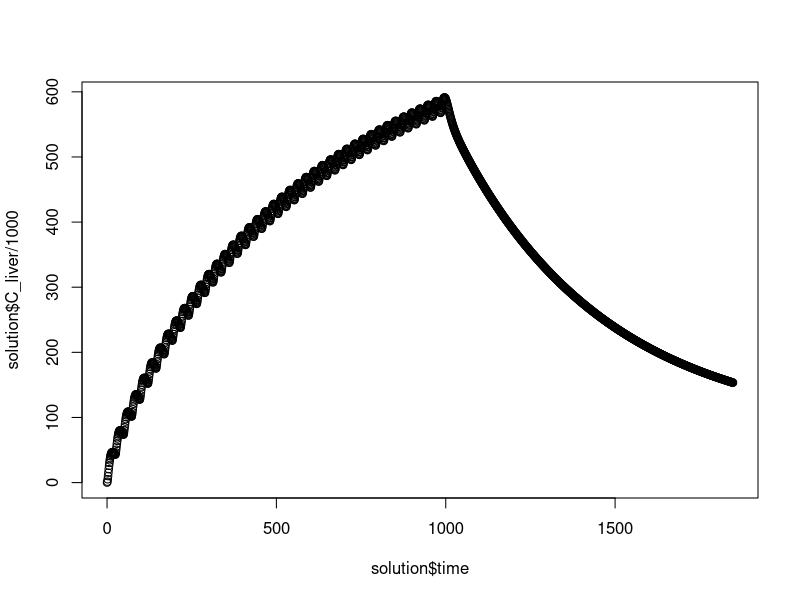
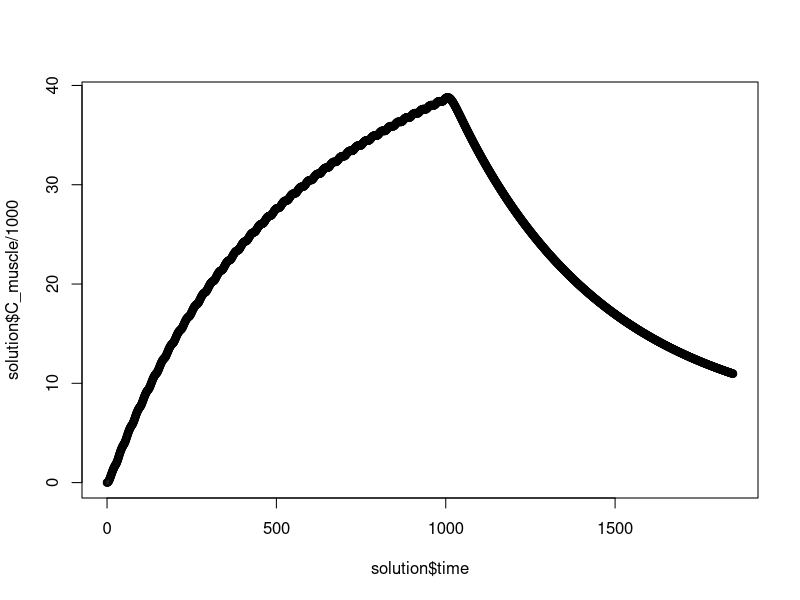
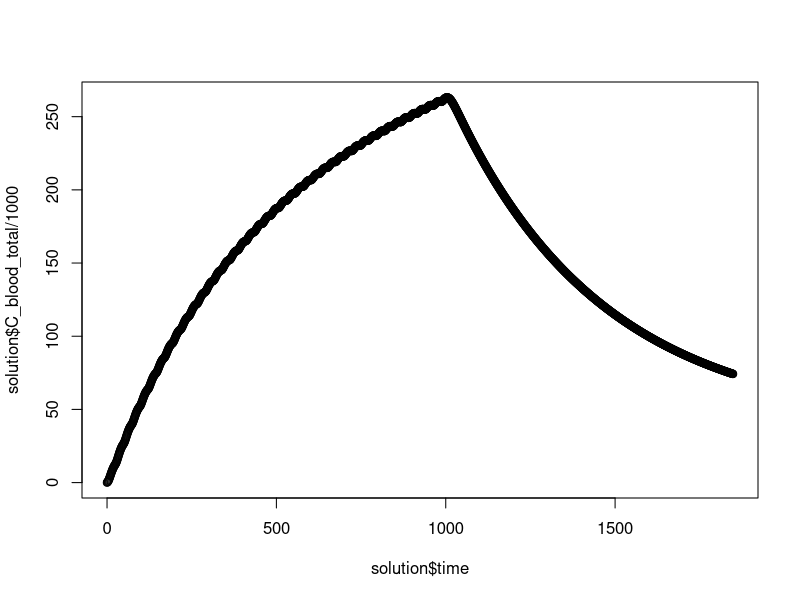
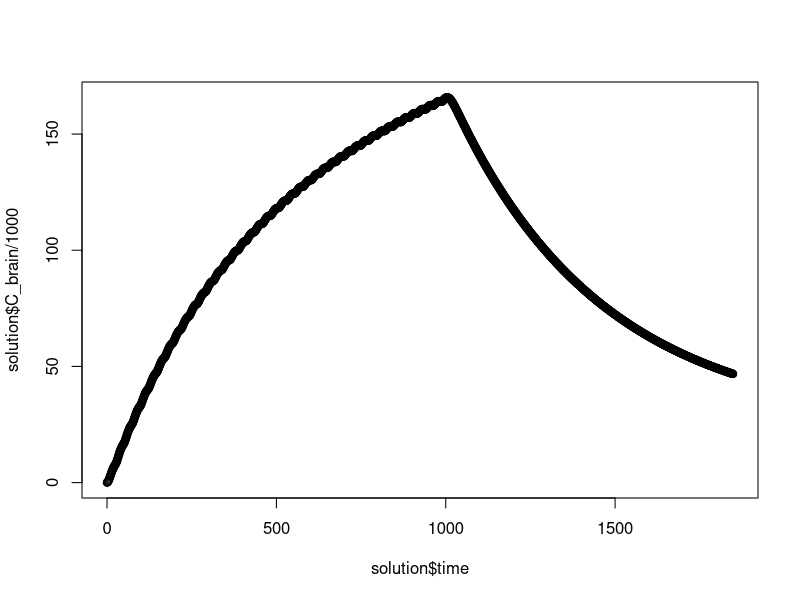
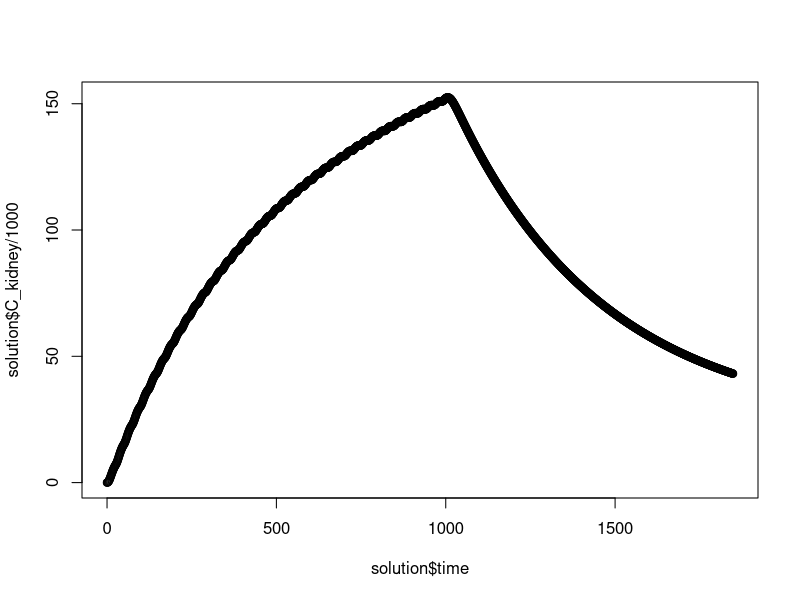
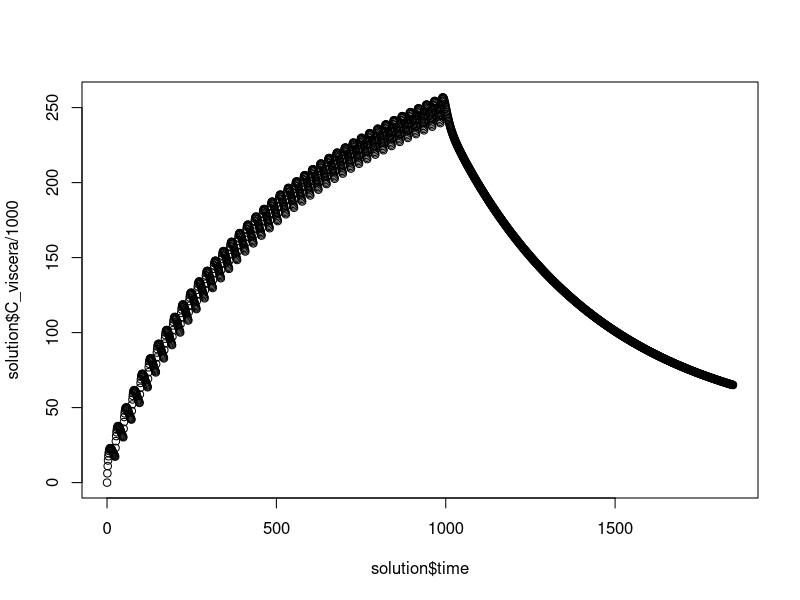

The R source for these figures, in order:
library(deSolve)

create.params <- function(user.input){
  with(as.list(user.input),{
    #============================================
    # Units 
    #============================================
    # Volume           : L 
    # Time             : hours
    # Flow             : L/h
    # Concentration    : ng/kg
    # Masses           : kg
    # Temperature      : C
    # Ventilation rate : L/h
    # VO2		   : mg(O2)/h
    # Cox	           : mg(O2)/L
    # Length           : cm
    # Clearance 	   : L/h
    #============================================
    
    # Plasma fraction 
    #--------------------------------------------
    plasma = 0.7 # Plasmatic fraction = 1 - Haematocrit
    
    # Free fraction in plasma
    #--------------------------------------------
    Free = 0.0315
    
    # Reabsorbed fraction - entero-hepatic cycle 
    #--------------------------------------------
    f_reab = 0.0
    
    # Fraction entrant par les ouies
    #--------------------------------------------
    C_permeab = 1.0
    
    # Biometric data
    #--------------------------------------------
    Lm = 73.91;			# Optimised value RB revision (cm)
    kappa =  0.0096 # Optimised value RB revision (cm/day)
    a_bio = 9.57767e-06 
    b_bio = 3.05088 
    
    # volume scaling factor : fraction of BW
    # sc_organ have been calculated for the 7C experiment fish : mean mass of fish and organ at the start of experiment
    #--------------------------------------------
    sc_blood    = 0.0449 
    sc_liver    = 0.01155	
    sc_muscle   = 0.566	
    sc_skin     = 0.0638
    sc_gill     = 0.0196
    sc_kidney   = 0.01643
    sc_viscera  = 0.0514
    sc_brain    = 0.001
    sc_lumen    = 0.012 #nichols et al., 2004
    
    # Fraction of arterial blood flow
    # frac_organ = %blood_flow_rate * Qc / organ_weight
    #--------------------------------------------
    frac_liver    = 0.0035		#Barron et al., 1987, 18C
    frac_muscle_ref   = 0.655	#Barron et al., 1987, 18C
    frac_skin      = 0.0728		#Nichols et al., 1996
    frac_gill      = 0.0021		#Barron et al., 1987, 18C
    frac_kidney    = 0.0712		#Barron et al., 1987, 18C
    frac_viscera   = 0.069		#Barron et al., 1987, 18C
    frac_brain     = 0.055		#Pery et al., 2014
    frac_carcass = 1 - (frac_liver+ frac_muscle_ref + frac_skin  + frac_gill + frac_kidney+ frac_viscera  + frac_brain)
    
    #--------------------------------------------
    a = 0.6	# Muscle fraction of flow to the kidney (Nichols et al., 1990)
    b = 0.9	# Skin fraction of flow to the kidney  (Nichols et al., 1996)
    
    # Partition coefficient  
    #--------------------------------------------
    PC_liver_ref = 2.05	
    PC_muscle_ref = 0.15	
    PC_skin      = 0.289531 
    PC_gill      = 0.355483 
    PC_kidney    = 0.58
    PC_viscera   = 0.87
    PC_brain     = 0.63
    PC_carcass   = 0.00129
    
    PC_blood_water_ref = 4239.0
    
    # Rate constants (absorption and elimination) 
    #--------------------------------------------
    Ku_ref 	 =  0.07	
    Cl_urine_ref =  0.0000179 #Consoer et al., 2016 - BW_urine_ref = 1.037 ;# Kg 
    Cl_feces_ref =  0.00019
    Cl_bile_ref  =  0.00083
    
    # Physico-chemical parameters 
    #--------------------------------------------
    T_ref = 291.75 
    TA_VO2 = 6930
    TA_Qc = 6930
    TA_perf = 6930
    TA_PC = 5664
    TA_ku = 5423
    TA_clearance = 8267
    
    
    VO2_ref = 135.8	# mgO2/h/kg Elliott 1969 - 3.26 mgO2/d/g --> 3.26/24*1000 = 135.8 mgO2/h/kg
    BW_VO2_ref = 1.0 
    T_VO2_ref = 283.15
    
    Qc_ref     = 1.188   	# Barron et al., 1987 - 12C : Qc = 19.8 mL/min/kg --> 38.7*60/1000 L/h/kg
    BW_Qc_ref  = 0.2701  	# kg 
    T_Qc_ref   = 279.15  	# Kelvin
    
    return(list('L0'=L0, 'Texp'=Texp, 'Cox'=Cox, 'Concentration_water'=Concentration_water,
                'admin.dose_dietary'=admin.dose_dietary, 'admin.time_dietary'=admin.time_dietary,
                'plasma'=plasma, 'Free'=Free, 'f_reab'=f_reab, 'C_permeab'=C_permeab,
                'Lm'=Lm, 'kappa'=kappa, 'a_bio'=a_bio, 'b_bio'=b_bio, 'f'=f, 
                'sc_blood'=sc_blood, 'sc_liver'=sc_liver, 'sc_muscle'=sc_muscle,
                'sc_skin'=sc_skin, 'sc_gill'=sc_gill, 'sc_kidney'=sc_kidney,
                'sc_viscera'=sc_viscera, 'sc_brain'=sc_brain, 'sc_lumen'=sc_lumen,
                'frac_liver'=frac_liver, 'frac_muscle_ref'=frac_muscle_ref,
                'frac_skin'=frac_skin, 'frac_gill'=frac_gill, 'frac_kidney'=frac_kidney,
                'frac_viscera'=frac_viscera, 'frac_brain'=frac_brain, 'frac_carcass'=frac_carcass,
                'a'=a, 'b'=b, 'PC_liver_ref'=PC_liver_ref, 'PC_muscle_ref'=PC_muscle_ref,
                'PC_skin'=PC_skin, 'PC_gill'=PC_gill, 'PC_kidney'=PC_kidney, 
                'PC_viscera'=PC_viscera, 'PC_brain'=PC_brain, 'PC_carcass'=PC_carcass,
                'PC_blood_water_ref'=PC_blood_water_ref, 'Ku_ref'=Ku_ref, 
                'Cl_urine_ref'=Cl_urine_ref, 'Cl_feces_ref'=Cl_feces_ref,
                'Cl_bile_ref'=Cl_bile_ref, 'T_ref'=T_ref, 'TA_VO2'=TA_VO2,
                'TA_Qc'=TA_Qc, 'TA_perf'=TA_perf, 'TA_PC'=TA_PC, 'TA_ku'=TA_ku,
                'TA_clearance'=TA_clearance, 'VO2_ref'=VO2_ref, 'BW_VO2_ref'=BW_VO2_ref,
                'T_VO2_ref'=T_VO2_ref, 'Qc_ref'=Qc_ref, 'BW_Qc_ref'=BW_Qc_ref, 
                'T_Qc_ref'=T_Qc_ref))
  })
}

create.inits <- function(parameters){
  with(as.list(parameters),{
    Qadmin_water=0; Qadmin_food=0; 
    L = L0; Q_lumen_1 = 0; Q_lumen_2 = 0; Q_art= 0; Q_ven= 0; Q_liver= 0;
    Q_muscle= 0; Q_brain= 0; Q_viscera= 0; Q_kidney= 0; Q_skin= 0;
    Q_gill= 0; Q_carcass= 0; Qexcret_gill= 0; Qexcret_bile= 0; Qexcret_urine= 0;
    Qexcret_feces<-0
    
    return(c('Qadmin_food'=Qadmin_food, 'Qadmin_water'=Qadmin_water,
             'L'=L, 'Q_lumen_1'=Q_lumen_1, 'Q_lumen_2'=Q_lumen_2,
             'Q_art'=Q_art, 'Q_ven'=Q_ven, 'Q_liver'=Q_liver,
             'Q_muscle'=Q_muscle, 'Q_brain'=Q_brain, 'Q_viscera'=Q_viscera,
             'Q_kidney'=Q_kidney, 'Q_skin'=Q_skin, 'Q_gill'=Q_gill,
             'Q_carcass'=Q_carcass, 'Qexcret_gill'=Qexcret_gill,
             'Qexcret_bile'=Qexcret_bile, 'Qexcret_urine'=Qexcret_urine,
             'Qexcret_feces'=Qexcret_feces))
  })
}

create.events <- function(parameters){
  with(as.list(parameters),{
    
    # Calculate number of administrated doses and corresponding administration time
    ldose_dietary <- length(admin.dose_dietary)
    ltimes_dietary <- length(admin.time_dietary)
    # If not equal, then stop 
    if (ltimes_dietary != ldose_dietary){
      stop("The times of administration should be equal in number to the doses")
    }else{
      events <- data.frame(var = c(rep(c('Q_lumen_1', 'Qadmin_food'), ltimes_dietary)), 
                           time = sort(rep(admin.time_dietary,2)),
                           value = sort(rep(admin.dose_dietary,2)),
                           method = 'add')
    }
    
    #events <- events[order(events$time),] 
    return(list(data=events))
  })
}

ode.func <- function(time, inits, params){
  with(as.list(c(inits, params)),{
    # Arrhenius physiological processes
    KT_VO2= exp((TA_VO2/T_VO2_ref) - (TA_VO2/Texp))
    KT_Qc = exp((TA_Qc/T_Qc_ref)-(TA_Qc/Texp))
    KT_PC = exp((TA_PC/T_ref)-(TA_PC/Texp))
    KT_ku = exp((TA_ku/T_ref)-(TA_ku/Texp))
    KT_clearance = exp((TA_clearance/T_ref)-(TA_clearance/Texp))
    
    # Body weight - kg
    BW <- a_bio*L^b_bio
    
    KT = exp((TA_perf/T_ref)-(TA_perf/Texp)) ; 	
    frac_muscle   = frac_muscle_ref * KT ;		# KT : effect of temperature
    Delta_muscle = frac_muscle_ref * (1-KT) ;
    
    a_liver = frac_liver /(1 -frac_muscle_ref)		# 1 = sum of frac_i
    a_skin = frac_skin /(1 -frac_muscle_ref)
    a_gill = frac_gill /(1 -frac_muscle_ref)
    a_kidney = frac_kidney /(1 -frac_muscle_ref)
    a_viscera = frac_viscera/(1 -frac_muscle_ref)
    a_brain = frac_brain /(1 -frac_muscle_ref)
    a_carcass = frac_carcass /(1 -frac_muscle_ref)
    
    #Volumes (L or Kg) of the organs changing with the time
    # Organ density considered equal to 1 (Kg/L)
    #--------------------------------------------
    V_art = sc_blood * BW  * 1/3.0 * plasma  # Kg
    V_ven = sc_blood * BW  * 2/3.0 * plasma 
    
    V_liver = sc_liver * BW 
    V_muscle = sc_muscle * BW 
    V_brain = sc_brain * BW 
    V_viscera = sc_viscera* BW 
    V_skin = sc_skin * BW 
    V_gill = sc_gill * BW 
    V_kidney = sc_kidney * BW 
    V_lumen = sc_lumen * BW 
    V_carcass = (1 - sc_blood - sc_liver - sc_muscle - sc_brain - sc_viscera - sc_kidney - sc_skin - sc_gill - sc_lumen) * BW  
    
    # Calculation of cardiac output and flow  -- correction for plasma
    #--------------------------------------------    
    Qc = Qc_ref*KT_Qc*(BW/BW_Qc_ref)^(-0.1)*BW*plasma # L/h
    
    # Partition Coefficients
    PC_liver = PC_liver_ref*KT_PC
    PC_muscle = PC_muscle_ref*(1/KT_PC)
    PC_blood_water = PC_blood_water_ref*KT_PC
    
    # Flows to tissues
    F_liver    = (frac_liver + a_liver*Delta_muscle) * Qc * Free
    F_muscle   = frac_muscle * Qc * Free
    F_brain    = (frac_brain + a_brain * Delta_muscle) * Qc * Free
    F_viscera  = (frac_viscera + a_viscera * Delta_muscle) * Qc * Free
    F_kidney   = (frac_kidney + a_kidney * Delta_muscle) * Qc * Free 
    F_skin     = (frac_skin + a_skin * Delta_muscle) * Qc * Free 
    F_gill     = (frac_gill + a_gill * Delta_muscle) * Qc * Free 
    #F_carcass  = (1 - frac_liver - frac_muscle - frac_brain - frac_viscera - frac_kidney - frac_skin - frac_gill) * Qc * Free 
    F_carcass = (frac_carcass + a_carcass * Delta_muscle) * Qc * Free
    
    #Ventilation rate 
    #--------------------------------------------
    VO2_arr  =  VO2_ref * KT_VO2 * (BW/BW_Qc_ref)^(-0.1) #  mgO2/h/kg   GRECH
    VO2 =  VO2_arr * BW #  mg O2/h
    
    Qw =  VO2/(Cox-0.2*Cox) # Effective respiratory volume (L/h)
    
    # Chemical flux at fish gills (general expression)
    #--------------------------------------------
    #tmp = Qc* PC_blood_water ;
    #Kx = (tmp < Qw ? tmp : Qw);						# Kx equals the flow term that is limiting (L/d)
    Kx = Qw
    
    # Concentrations in tissues (ng/kg) 
    #--------------------------------------------
    C_liver   = Q_liver  / V_liver
    C_muscle  = Q_muscle / V_muscle	
    C_brain   = Q_brain  / V_brain	
    C_viscera = Q_viscera/ V_viscera 
    C_kidney  = Q_kidney / V_kidney	
    C_skin    = Q_skin   / V_skin	
    C_gill    = Q_gill   / V_gill	
    C_carcass = Q_carcass/ V_carcass
    C_lumen_1= Q_lumen_1 / V_lumen 
    C_lumen_2= Q_lumen_2 / V_lumen 
    C_lumen_viscera = (Q_lumen_1 + Q_lumen_2) / V_lumen 
    
    # because equal to 1 (PC_ven and PC_art) 
    C_art     = Q_art    / V_art	
    C_ven     = Q_ven    / V_ven	
    C_blood_total <- (Q_art+Q_ven)/(V_art+V_ven)
    
    # Kinetics
    #-------------------------------------------	
    Ku    = Ku_ref * KT_ku	      		
    Cl_urine = Cl_urine_ref * KT_clearance 		
    Cl_feces = Cl_feces_ref * KT_clearance 			
    Cl_bile  = Cl_bile_ref  * KT_clearance
    
    # Differentials
    dL = kappa *f* (1 - (L/Lm))
    
    # Absorption
    #--------------------------------------------
    dQadmin_food = 0	# ng/h
    
    dQadmin_water = C_permeab * Kx * Concentration_water
    
    # Excretion
    #--------------------------------------------
    dQexcret_gill =  Kx * ( Free * C_ven/PC_blood_water )		
    dQexcret_bile =  Free * Cl_bile * C_liver      			
    dQexcret_urine =  Cl_urine * (Free * C_kidney / PC_kidney)   	
    dQexcret_feces =  Cl_feces * ( C_lumen_2 + C_lumen_1) 
    
    # Distribution
    #--------------------------------------------
    dQ_carcass = F_carcass * (C_art - (C_carcass/PC_carcass))
    
    dQ_gill = F_gill    * (C_art - C_gill/PC_gill)		
    
    dQ_muscle  = F_muscle  * (C_art - C_muscle/PC_muscle)		  # F_muscle = a*F_muscle + (1-a)*F_muscle
    
    dQ_skin = F_skin  * (C_art - C_skin/PC_skin)		  # F_skin = b*F_skin + (1-b)*F_skin
    
    dQ_brain = F_brain * (C_art - C_brain/PC_brain)		
    
    dQ_kidney = F_kidney  * C_art + a * F_muscle * C_muscle/PC_muscle + 
      b * F_skin * C_skin/PC_skin - (a * F_muscle + b * F_skin + F_kidney) * C_kidney/PC_kidney -
      Cl_urine * (Free * C_kidney / PC_kidney)
    
    dQ_lumen_1 = ( - Ku * Q_lumen_1 ) - ( Cl_feces * C_lumen_1) + ( f_reab * (Free * Cl_bile * C_liver))
    
    dQ_lumen_2 = (1 - f_reab ) * (Free * Cl_bile * C_liver) - ( Cl_feces * C_lumen_2)
    
    dQ_viscera =  F_viscera*(C_art - C_viscera/PC_viscera) + Ku * Q_lumen_1
    
    dQ_liver = F_liver * C_art + F_viscera *(C_viscera/PC_viscera) - 
      (F_liver + F_viscera) * (C_liver/PC_liver) - (Free * Cl_bile * C_liver)
    
    dQ_art = Qc * C_ven * Free - F_liver * C_art - F_muscle * C_art - F_brain * C_art -
      F_viscera * C_art - F_kidney  * C_art - F_skin * C_art - F_gill * C_art -
      F_carcass * C_art
    
    dQ_ven = (C_permeab * Kx * Concentration_water) - (Kx * ( Free * C_ven/PC_blood_water)) -
      Qc * C_ven * Free + (F_liver + F_viscera)* C_liver/PC_liver +
      (1-a) * F_muscle  * C_muscle/PC_muscle +  F_brain * C_brain/PC_brain +
      (a* F_muscle + b * F_skin + F_kidney ) * C_kidney/PC_kidney +
      F_gill * C_gill/PC_gill +  (1-b) * F_skin * C_skin/PC_skin +  
      F_carcass * C_carcass/PC_carcass
    
    Total_excreted <- Qexcret_urine + Qexcret_gill + Qexcret_feces
    Total_admin <- Qadmin_water + Qadmin_food
    Total_accumulated <- Q_art + Q_ven + Q_liver + Q_muscle + Q_brain  + 
      Q_viscera + Q_kidney + Q_skin + Q_gill + Q_carcass + Q_lumen_1 + Q_lumen_2
    Mass_equilibrium = (Total_admin - Total_excreted - Total_accumulated)
    
    return(list(c('dQadmin_food'=dQadmin_food, 'dQadmin_water'=dQadmin_water, 
                  'dL'=dL, 'dQ_lumen_1'=dQ_lumen_1, 'dQ_lumen_2'=dQ_lumen_2,
                  'dQ_art'=dQ_art, 'dQ_ven'=dQ_ven, 'dQ_liver'=dQ_liver,
                  'dQ_muscle'=dQ_muscle, 'dQ_brain'=dQ_brain, 'dQ_viscera'=dQ_viscera,
                  'dQ_kidney'=dQ_kidney, 'dQ_skin'=dQ_skin, 'dQ_gill'=dQ_gill,
                  'dQ_carcass'=dQ_carcass, 'dQexcret_gill'=dQexcret_gill,
                  'dQexcret_bile'=dQexcret_bile, 'dQexcret_urine'=dQexcret_urine, 
                  'dQexcret_feces'=dQexcret_feces),
                'C_liver'=C_liver, 'C_muscle'=C_muscle, 'C_brain'=C_brain,
                'C_viscera'=C_viscera, 'C_kidney'=C_kidney, 'C_skin'=C_skin, 'C_gill'=C_gill,
                'C_carcass'=C_carcass, 'C_lumen_1'=C_lumen_1, 'C_lumen_2'=C_lumen_2, 
                'C_lumen_viscera'=C_lumen_viscera, 'C_art'=C_art, 'C_ven'=C_ven,
                'C_blood_total'=C_blood_total,
                'Total_excreted'=Total_excreted, 'Total_admin'=Total_admin,
                'Total_accumulated'=Total_accumulated, 'Mass_equilibrium'=Mass_equilibrium))
  })
}


################################################################################

# Reproduce results for T_exp <- 19 # C

growth_inits <- c("L"=30.88)
gworth_params <- c(Lm = 73.91,			# Optimised value RB revision (cm)
                   kappa =  0.0096, # Optimised value RB revision (cm/day)
                   a_bio = 9.57767e-06, 
                   b_bio = 3.05088,
                   f = 0.616003)

growth_function <- function(time, inits, params){
  with(as.list(c(inits,params)),{
    dL = kappa *f* (1 - (L/Lm))
    # Body weight - kg
    BW <- a_bio*L^b_bio
    return(list(c("dL"=dL),"BW"=BW))
  })
}
growth_times <- seq(0,41*24,24)
growth_solution <- data.frame(ode(times = growth_times,  func = growth_function, y = growth_inits, parms = gworth_params,
                                  #events = events,
                                  method="lsodes",rtol = 1e-05, atol = 1e-05))

admin.dose_dietary <- 0.01*growth_solution$BW*1000*500 # ng PFOS
admin.time_dietary <- growth_solution$time

user.input_19 <- list(Texp = 19 + 273,      # C
                      Cox = 8.05,   # mg(O2)/L
                      L0 = 30.88,   # cm
                      f = 0.616003, # unitless
                      admin.dose_dietary=admin.dose_dietary, # ng PFOS/g dw of food
                      admin.time_dietary=admin.time_dietary,
                      Concentration_water =	0.4	# PFOS concentration in water (ng/L)
)
params <- create.params(user.input_19)
inits <- create.inits(params)
events <- create.events(params)
sample_time <- seq(0, (42+35)*24, 1)

solution <- data.frame(ode(times = sample_time,  func = ode.func, y = inits, parms = params,
                           events = events,
                           method="lsodes",rtol = 1e-05, atol = 1e-05))


plot(solution$time, solution$C_liver/1000)
plot(solution$time, solution$C_muscle/1000)
plot(solution$time, solution$C_blood_total/1000)
plot(solution$time, solution$C_brain/1000)
plot(solution$time, solution$C_kidney/1000)
plot(solution$time, solution$C_viscera/1000)
